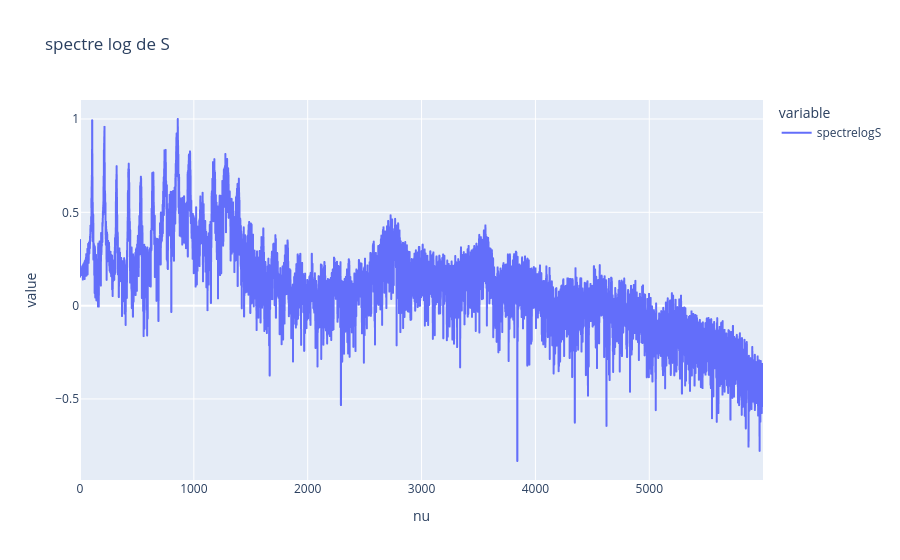

Here is the notebook cell this chart was saved with:
### Markdown cell above
RECUPERER HARMONIQUE

### Code cell
signal_dict = np.load('a_1.npz')

s = signal_dict['s']
t = signal_dict['t']

nu,S = san.trans_fourier(s,t)
spectreS = ((abs(S))**2)
SpectreSN=spectreS/max(spectreS)
spectrelogS = np.log10(spectreS)/((np.max(np.log10(spectreS))))

df=pd.DataFrame({"nu":nu, "spectrelogS":spectrelogS})
fig4= px.line(df, x="nu", y=["spectrelogS"], title="spectre log de S")
fig4.show()

f0= san.detect_fondamentale(SpectreSN,nu)

print("La fréquence du fondamentale est:",f0)
h=10
pics = []

f0 = san.detect_fondamentale(SpectreSN, nu)
h = 10

liste_freq = []
liste_amplitudes = []

for k in range(1,h+1):
    f_harm = k * f0
    liste_freq.append(f_harm)
    
    freq, amp = san.detect_pics(spectrelogS, [f_harm], nu)
    liste_amplitudes.append(amp[0])

print("Amplitudes des harmoniques :", liste_amplitudes)

### Figure 1 — Plotly figure (JSON) as saved in the notebook; plotly's stock layout.template omitted (floating-point values rounded to 4 significant figures; data arrays with more than 128 entries replaced by an {"elided": "..."} marker saying what was removed)
{"data": [{"hovertemplate": "variable=spectrelogS<br>nu=%{x}<br>value=%{y}<extra></extra>", "legendgroup": "spectrelogS", "line": {"color": "#636efa", "dash": "solid"}, "marker": {"symbol": "circle"}, "mode": "lines", "name": "spectrelogS", "showlegend": true, "type": "scattergl", "x": {"elided": "6000 float values"}, "xaxis": "x", "y": {"elided": "6000 float values"}, "yaxis": "y"}], "layout": {"legend": {"title": {"text": "variable"}, "tracegroupgap": 0}, "title": {"text": "spectre log de S"}, "xaxis": {"anchor": "y", "domain": [0, 1], "title": {"text": "nu"}}, "yaxis": {"anchor": "x", "domain": [0, 1], "title": {"text": "value"}}}}
